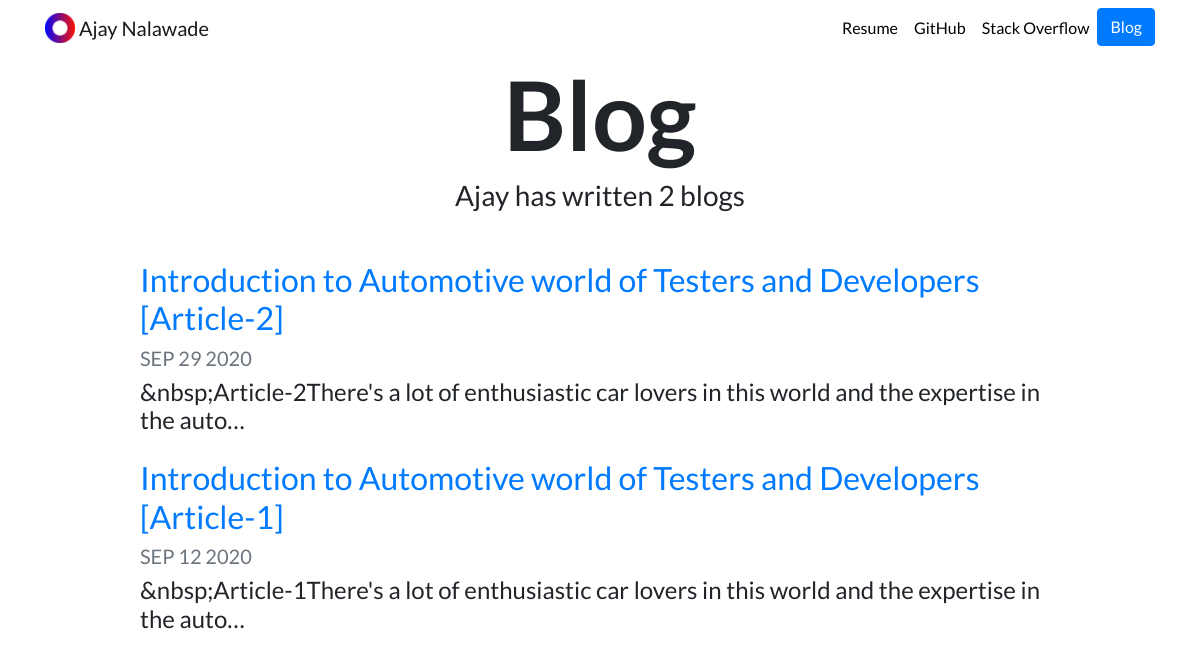
Screenshot of /blog/ with the database file from the repository.
### blog/models.py (models this page shows, shortened)
class Blogs(models.Model):
	title=models.CharField(max_length=200)
	description=models.TextField()
	date=models.DateField()

### blog/views.py (the view)
# urls.py: path('', views.all_blogs, name='all_blogs'), 	# '' is the home for blog app
def all_blogs(request):
	blogs=Blogs.objects.order_by('-date')
	return render(request,'blog/all_blogs.html', {'blogs': blogs})

### blog/templates/blog/all_blogs.html
{% extends "portfolio/base.html" %}
{% load static %}
{% block content %}
<h1 id="blogtitle" class="font-weight-bold text-center">Blog</h1>
<h3 class="text-center mb-5">Ajay has written {{ blogs.count }} blog{{ blogs.count|pluralize }}</h3>
{% for blog in blogs %}
<div class="row justify-content-center my-3">
  <div class="col-md-10">
    <a href="{% url 'blog:detail' blog.id %}">
      <h2>{{ blog.title }}</h2>
    </a>
    <h5 class="text-muted">{{ blog.date|date:'M d Y'|upper }}</h5>
    <h4>{{ blog.description|striptags|truncatechars:100 }}</h4>
  </div>
</div>
{% endfor %}
{% endblock %}

### portfolio/static/portfolio/custom.css (style rules this page uses)
body { font-family: 'Lato', sans-serif; }
#blogtitle { font-size: 6rem; }

### rows the page displays
Blogs: title "Introduction to Automotive world of Testers and Developers [Article-2]", date "SEP 29 2020", description "&nbsp;Article-2There's a lot of enthusiastic car lovers in this world and the expertise in the auto…"
Blogs: title "Introduction to Automotive world of Testers and Developers [Article-1]", date "SEP 12 2020", description "&nbsp;Article-1There's a lot of enthusiastic car lovers in this world and the expertise in the auto…"

### other values shown
{{ blogs.count }} "2"
